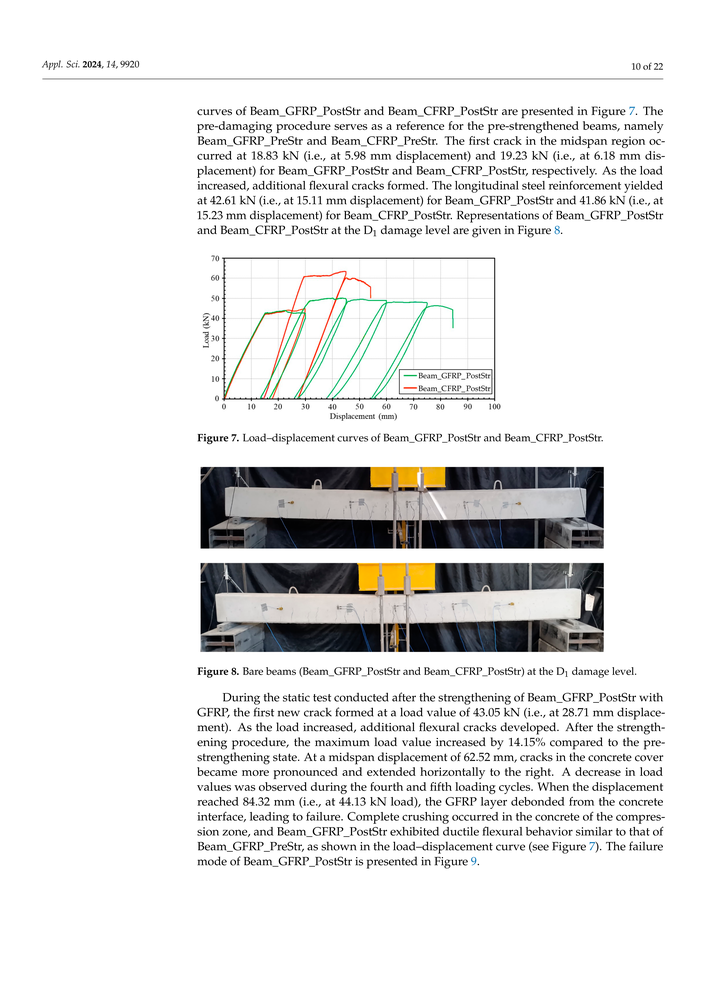
#> input picture 08_benchmark_ozturkoglu2024/source_pages/highres-10.png, 706 x 999 px, shrunk from 4961 x 7016 before the run
$ python digitise.py ../source_pages/highres-10.png
#> lines starting #> are read from the running program, lines starting #| are printed output that depends on the picture; after the words box and inside, x2 and y2 are one past the last pixel; in counts of white or black regions, pixels touching at a corner belong together
"""Pixel digitisation of Musial et al. (2021) Figure 22 (600 dpi render of page 18): static and dynamic flexural stiffness
of the unstrengthened beams B-I-1 and B-I-2 against load. Axis calibration from the grid lines (10 kN and 1 MN m2 spacing).
Curves are tracked column by column by colour (black dashed = vibration, grey dashed = deflection) with continuity.
Writes fig22_digitised.json and an overlay image for checking."""
import sys, json, numpy as np
from PIL import Image, ImageDraw
src = sys.argv[1]
c = np.array(Image.open(src).convert('RGB')).astype(int); g = c.mean(2)
X0, DX = 215.9, 153.6          # pixel of 0 kN, pixels per 10 kN
Y0, DY = 1213.5, 153.4         # pixel of 0 MN m2, pixels per 1 MN m2
px = lambda F: X0 + F / 10 * DX
val = lambda row: (Y0 - row) / DY
def groups(mask_col):
    idx = np.where(mask_col)[0]
    if len(idx) == 0: return []
    out, s = [], [idx[0]]
    for a in idx[1:]:
        if a - s[-1] <= 2: s.append(a)
        else: out.append((np.mean(s), len(s))); s = [a]
    out.append((np.mean(s), len(s))); return out
def track(mask, start_val, F_from, F_to, avoid=()):
    rows = []; y = Y0 - start_val * DY; slope = 0.0; last_hit = None
    for col in range(int(px(F_from)), int(px(F_to)) + 1):
        cand = [(r, n) for r, n in groups(mask[:, col]) if n <= 12 and all(abs(r - a) > 4 for a in avoid)]
        pred = y + slope
        best = min(cand, key=lambda t: abs(t[0] - pred), default=None)
        if best is not None and abs(best[0] - pred) < 10:
            if last_hit is not None and col - last_hit[0] > 0:
                slope = 0.7 * slope + 0.3 * (best[0] - last_hit[1]) / (col - last_hit[0])
            y = best[0]; last_hit = (col, y); rows.append((col, y, True))
        else:
            y = pred; rows.append((col, y, False))
    return rows
black = g < 60
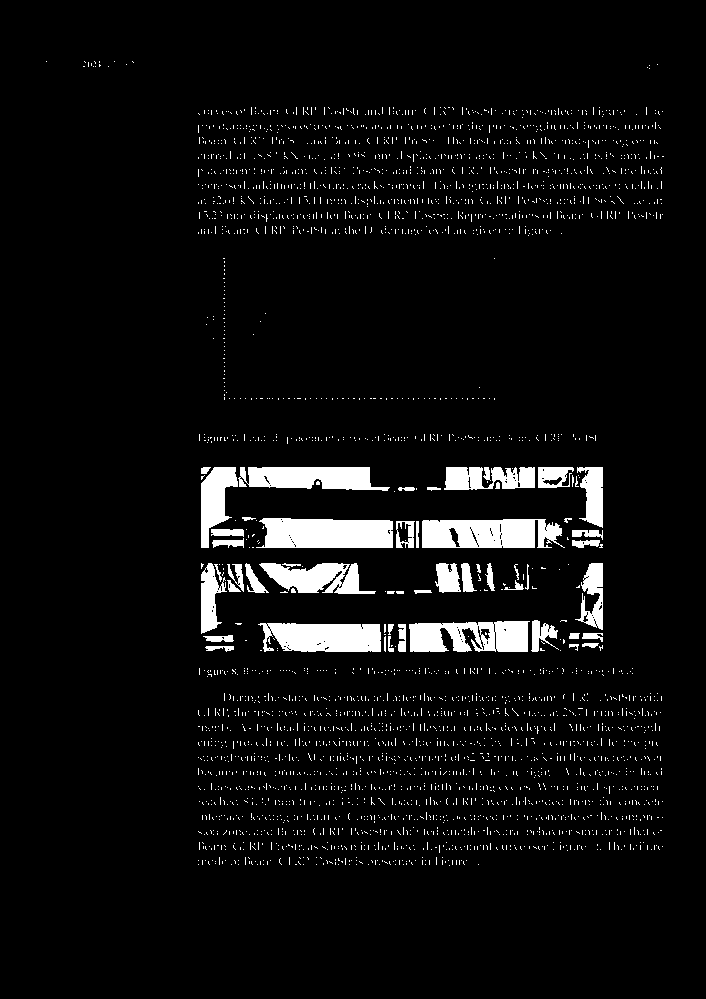
#> black: shape (999, 706) bool; 5.4% white; 3376 white regions (3324 under 20 px), largest, box (x1, y1, x2, y2) and area: (256, 518, 393, 548) 3674, (422, 519, 565, 548) 3503, (258, 623, 381, 652) 3068
grey = (np.abs(c[:, :, 0] - 160) < 30) & (np.abs(c[:, :, 0] - c[:, :, 2]) < 10) & (g > 120) & (g < 200)
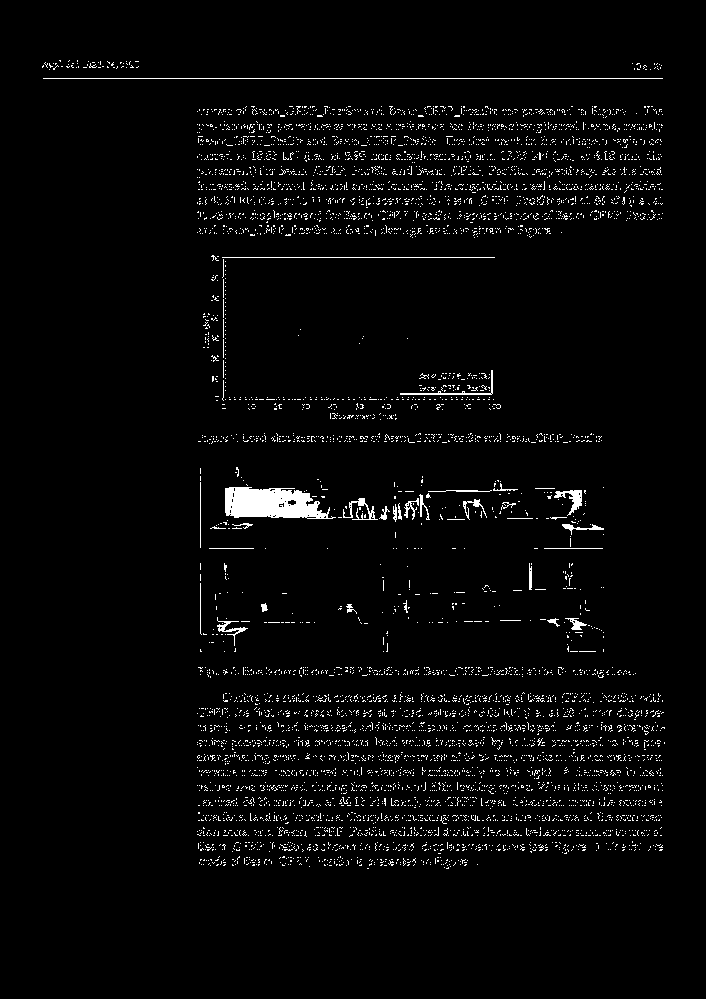
#> grey: shape (999, 706) bool; 3% white in thin lines or dots, all inside (x1, y1, x2, y2) = (42, 60, 665, 869)
res = {}
def two_curves(mask, lo, hi, avoid, F_from=12.5, F_to=44.5):
    """columns where exactly two thin line segments lie in the band: upper -> first curve, lower -> second"""
    up, low = [], []
    for col in range(int(px(F_from)), int(px(F_to)) + 1):
#> (the run stopped early here; a loop or call above may not have finished)

$ run again, on 08_benchmark_ozturkoglu2024/source_pages/page-02.png
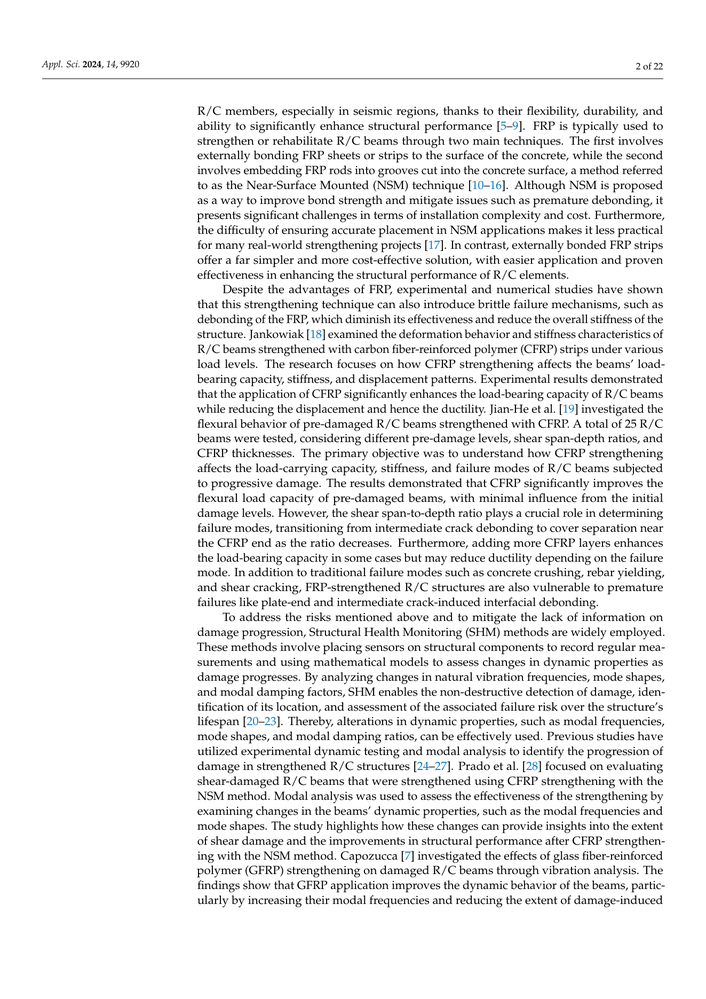
#> input picture 08_benchmark_ozturkoglu2024/source_pages/page-02.png, 706 x 999 px, shrunk from 1323 x 1871 before the run
#> `black = g < 60`:
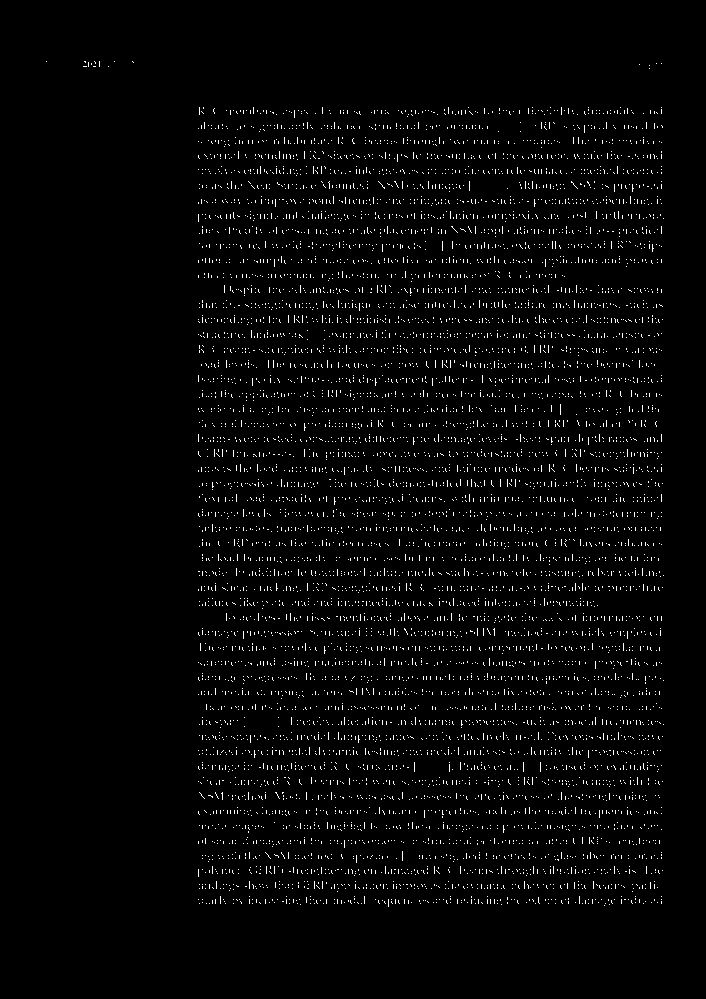
#> black: shape (999, 706) bool; 2.5% white in thin lines or dots, all inside (x1, y1, x2, y2) = (46, 61, 664, 907)
#> `grey = (np.abs(c[:, :, 0] - 160) < 30) & (np.abs(c[:, :, 0] - c[:, :, ..`:
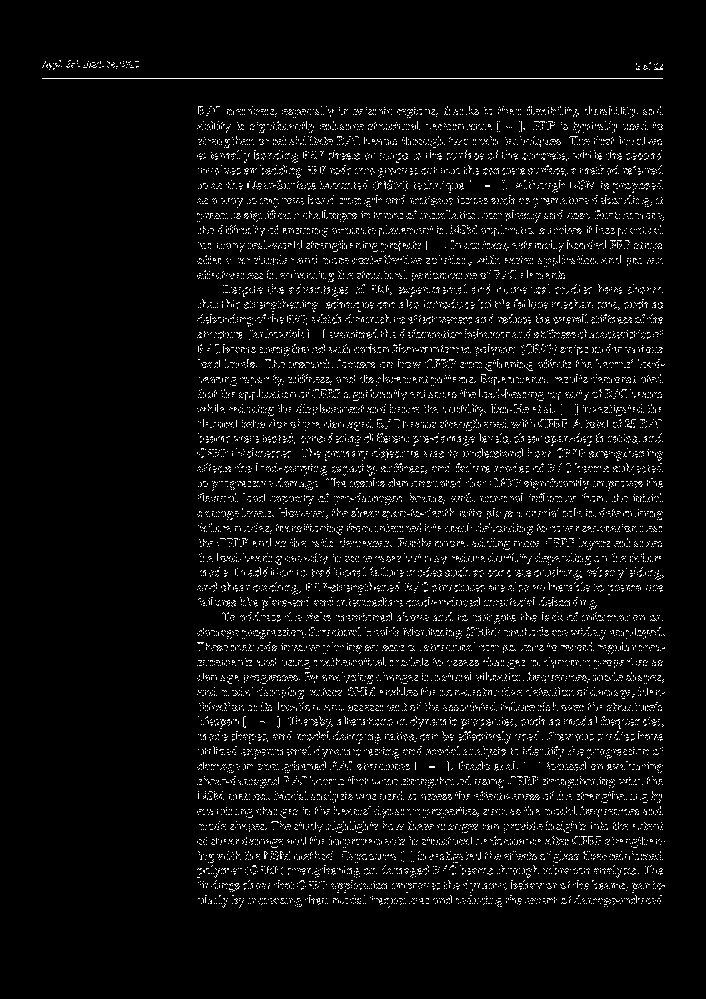
#> grey: shape (999, 706) bool; 4.7% white in thin lines or dots, all inside (x1, y1, x2, y2) = (42, 60, 665, 908)

$ run again, on 08_benchmark_ozturkoglu2024/source_pages/page-04.png
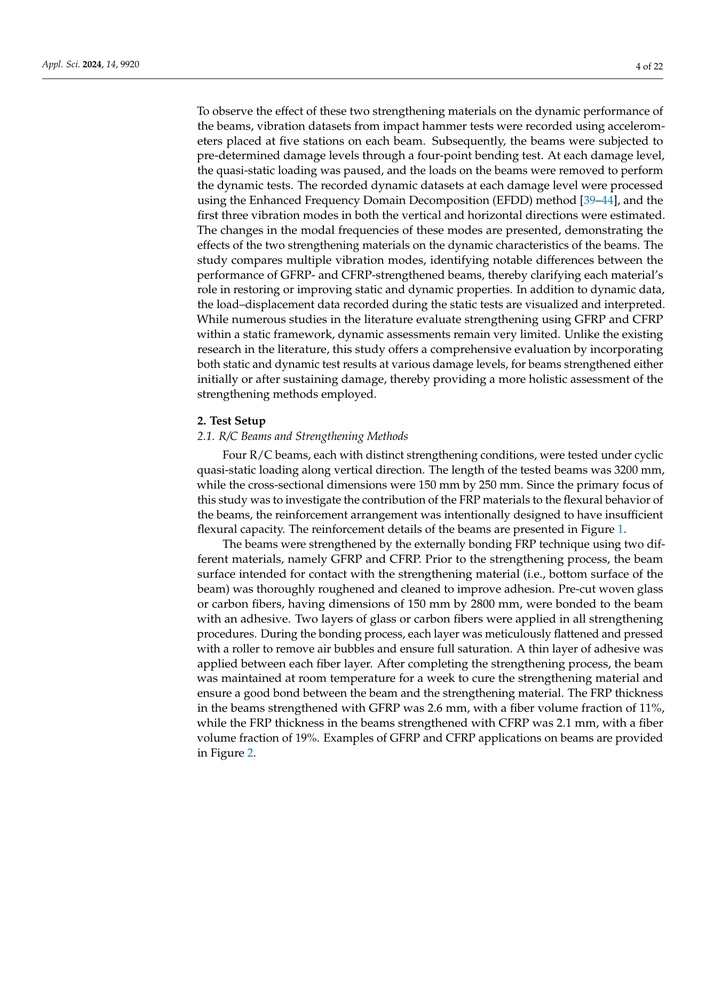
#> input picture 08_benchmark_ozturkoglu2024/source_pages/page-04.png, 706 x 999 px, shrunk from 1323 x 1871 before the run
#> `black = g < 60`:
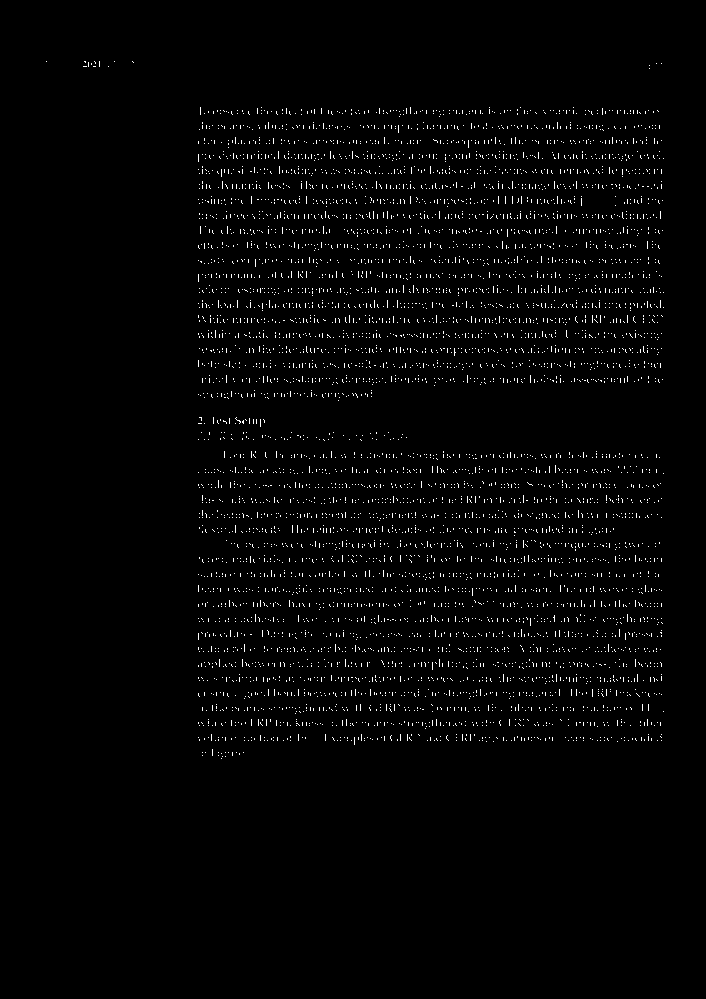
#> black: shape (999, 706) bool; 1.8% white in thin lines or dots, all inside (x1, y1, x2, y2) = (46, 61, 664, 759)
#> `grey = (np.abs(c[:, :, 0] - 160) < 30) & (np.abs(c[:, :, 0] - c[:, :, ..`:
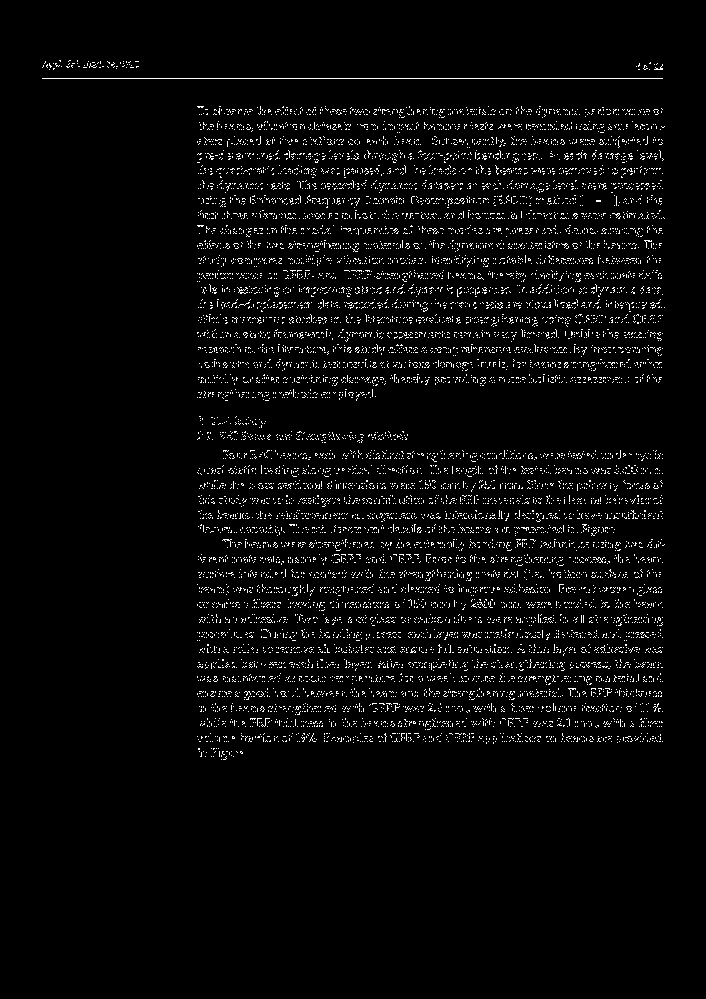
#> grey: shape (999, 706) bool; 3.6% white in thin lines or dots, all inside (x1, y1, x2, y2) = (42, 60, 665, 760)
